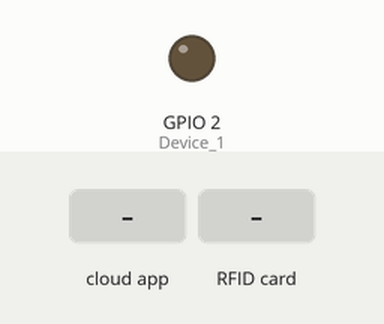
Simulated run of this sketch. Board: ESP8266 (NodeMCU). Shown: output pins drawn as LEDs (lit = HIGH). The test bench sets the inputs (shaded band). WiFi joins after 1.5 s; servers stay silent unless stated; the Firebase database answers and starts empty; what the sketch prints to the serial monitor is not drawn.

Above: at 2.7 s.
2.8 s: the phone or cloud app sets status to 1
At 4.2 s:
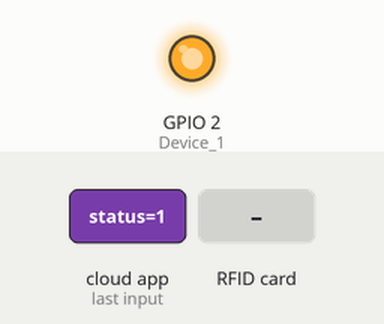
6.2 s: the phone or cloud app sets status to 0
At 7.8 s:
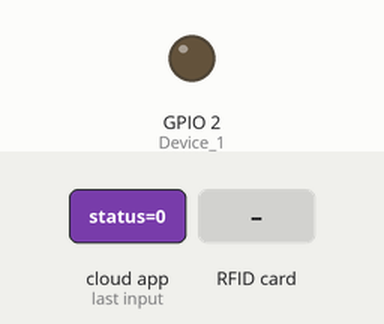
9.2 s: RFID card 83 B8 66 10 held to the reader
At 10.0 s:
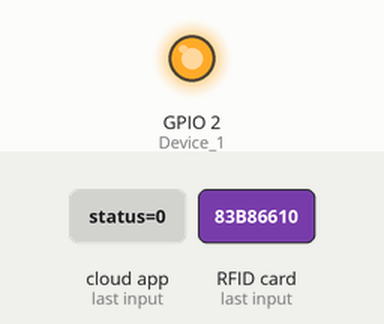
Timing chart, 0 to 12.2 s (numbered marks = the images above; inputs shaded):
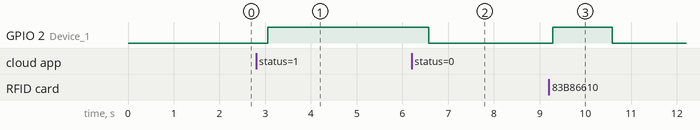

Measured:
- after the input at 2.8 s, GPIO 2 (Device_1): LOW → HIGH after 0.25 s
- after the input at 6.2 s, GPIO 2 (Device_1): HIGH → LOW after 0.38 s
- after the input at 9.2 s, GPIO 2 (Device_1): LOW → HIGH after 0.08 s, → LOW 1.3 s later

The sketch:

ESP8266-SmartDoorLock.ino
```cpp
#include <FirebaseESP8266.h>
#include  <ESP8266WiFi.h>
#include <SPI.h>
#include <MFRC522.h>

#define ssid "ADASDAW"  //WiFi SSID
#define password "12345678"  //WiFi Password
#define FIREBASE_HOST ""       //Firebase Project URL Remove "https:" , "\" and "/"
#define FIREBASE_AUTH ""      //Firebase Auth Token

FirebaseData firebaseData;

//If using Relay Module
int Device_1 = 2; //relay
#define SS_PIN 15
#define RST_PIN 5

MFRC522 rfid(SS_PIN, RST_PIN);

byte keytagUID[4] = {0x83, 0xB8, 0x66, 0x10};

FirebaseJson json;
String status;
String fireStatus;
void post_to_firebase(String data);
boolean waitResponse(String expected_answer="OK", unsigned int timeout=2000);
void setup() {

   Serial.begin(115200);
   SPI.begin();
   rfid.PCD_Init();
   WiFi.begin (ssid, password);
   while (WiFi.status() != WL_CONNECTED) {
    delay(500);
    Serial.print(".");
  }
  Serial.println ("");
  Serial.println ("WiFi Connected!");
  Firebase.begin(FIREBASE_HOST,FIREBASE_AUTH);
  pinMode(Device_1,OUTPUT);//initialize the Device OUTPUT
  Firebase.begin(FIREBASE_HOST, FIREBASE_AUTH);

  Serial.println("Tap an RFID/NFC tag on the RFID-RC522 reader");

}

void loop() {
bacaFirebase();
bacaRFID();
delay(500);
}

void bacaFirebase(){
   if (Firebase.get(firebaseData,"/SmartDoorLock/status")) {
    if (firebaseData.dataType() == "string") {
      String De1 = firebaseData.stringData();
          if (De1=="1"){

              digitalWrite(Device_1,HIGH); //Device1 is ON
              Serial.println("relay nyala");
              delay(500);

          }
          else if (De1=="0"){
              digitalWrite(Device_1,LOW);//Device1 if OFF
              Serial.println("relay mati");
            }}}
}
void bacaRFID() {
  if (rfid.PICC_IsNewCardPresent()) {
    if (rfid.PICC_ReadCardSerial()) {
      Serial.println("Kartu terdeteksi!");

      Serial.print("UID Kartu: ");
      for (byte i = 0; i < rfid.uid.size; i++) {
        Serial.print(rfid.uid.uidByte[i] < 0x10 ? "0" : "");
        Serial.print(rfid.uid.uidByte[i], HEX);
        Serial.print(" ");
      }
      Serial.println();

      if (rfid.uid.uidByte[0] == keytagUID[0] &&
          rfid.uid.uidByte[1] == keytagUID[1] &&
          rfid.uid.uidByte[2] == keytagUID[2] &&
          rfid.uid.uidByte[3] == keytagUID[3]) {
        Serial.println("AKSES BERHASIL");
        bukaPintu();
      } else {
        Serial.println("akses gagal bro");
        status = "SALAH";
        Firebase.setString(firebaseData, "/SmartDoorLock/keterangan", status);
        delay(500);
      }
      rfid.PICC_HaltA();
    }
  }
}
void bukaPintu() {
  digitalWrite(Device_1, HIGH);
  status = "BENAR";
  Firebase.setString(firebaseData, "/SmartDoorLock/keterangan", status);
  delay(500);
}
```
